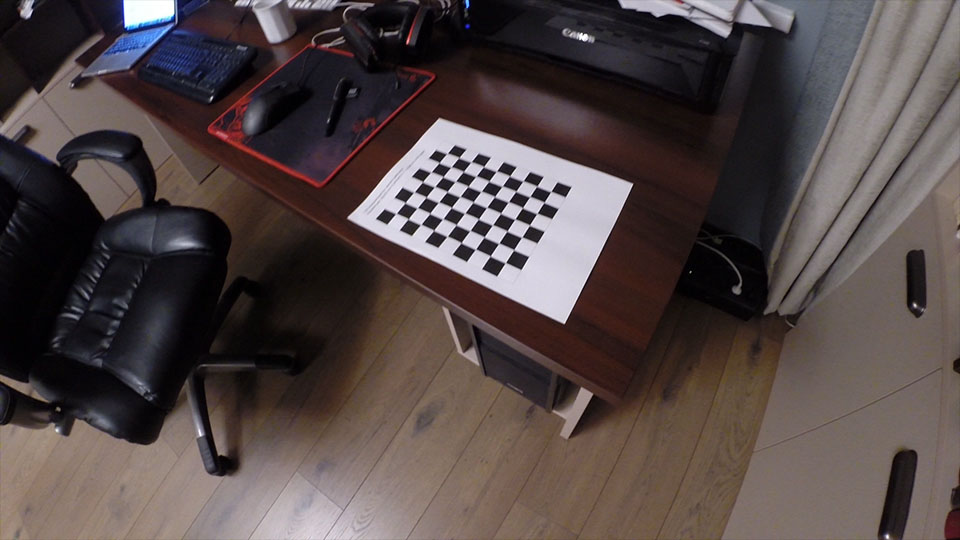
#> input picture homeworks/HW5/GOPR01170000.jpg, 960 x 540 px
$ jupyter execute fifthHW.ipynb
#> lines starting #> are read from the running program, lines starting #| are printed output that depends on the picture
[cell 1]
import numpy as np
from scipy.spatial.transform import Rotation as R
import cv2

17. (5 баллов) Первая камера находится в начале координат, ее оптическая ось направлена вдоль оси `z`.
Вторая камера сдвинута относительно первой на `1` в направлении оси `x`. Матрицы внутренних параметров обеих камер единичные.
Сгенерировать случайный набор точек в трехмерном пространстве с `z>0`, спроектировать их на обе камеры(`cv2.projectPoints`), по проекциям найти необходимую матрицу(`cv2.findEssentialMat`).

[cell 2]
k = np.eye(3)

rt2 = np.c_[R.from_rotvec([0,0,0]).as_matrix(), np.array([1, 0, 0])]

def gene_points():
    points = []
    for i in range(100):
        point = [np.random.choice(np.arange(100), 3),
                 np.random.choice(np.arange(100), 3),
                 np.random.choice(np.arange(start=1, stop=100), 3)
            	]
        points.append(point)
    return np.array(points, dtype=np.float64)

[cell 3]
points = gene_points().T.reshape(-1,1,3)

[cell 4]
image_points1, jac1 = cv2.projectPoints(points, np.zeros(3), np.zeros(3), np.eye(3), None)

[cell 5]
image_points2, jac2 = cv2.projectPoints(points, np.zeros(3), np.array([1, 0, 0], dtype=np.float64), np.eye(3), None)

[cell 6]
def fixing(array):
    array_temp = []
    for i in range(len(array)):
        array_temp.append(array[i][0])
    return np.array(array_temp, dtype=np.float64)

image_points1 = fixing(image_points1)
image_points2 = fixing(image_points2)

[cell 7]
pts_1_norm = cv2.undistortPoints(np.expand_dims(image_points1, axis=1), cameraMatrix=np.eye(3), distCoeffs=None)
pts_2_norm = cv2.undistortPoints(np.expand_dims(image_points2, axis=1), cameraMatrix=np.eye(3), distCoeffs=None)

E, mask = cv2.findEssentialMat(pts_1_norm, pts_2_norm, focal=1.0, pp=(0., 0.), method=cv2.RANSAC, prob=0.999, threshold=3.0)
E

18. По необходимой матрице, полученной в задаче `18`, получить позу первой камеры относительно второй.
Для этого использовать `cv2.decomposeEssentialMat`, и из получившихся `4` решений выбрать одно, используя условие, что трехмерные точки должны быть перед камерами.

[cell 8]
R1, R2, t = cv2.decomposeEssentialMat(E)

[cell 9]
t = fixing(t)

Ответ

[cell 10]
RT = np.c_[R1, t]
RT

19. (5 баллов) Найти матрицу внутренних параметров камеры изображения
 https://drive.google.com/file/d/1mC0PI9k4q_wJt9iAn6uosEVSJb9PcZIk/view?usp=sharing
 предполагая, что оптическая ось проходит строго через центр изображения, а фокусное расстояние в эквиваленте `35мм` равно `0.64` дюйма.
 Почему результат отличается от параметров, полученных методом калибрации камеры?
 https://drive.google.com/file/d/1A4H84PLy7971Xd1ErS1bRRupWk9_TCYI/view?usp=sharing

[cell 11]
img = cv2.imread('GOPR01170000.jpg')
#> img is the input picture: shape (540, 960, 3); mean B, G, R 70.5, 71.2, 82.6
gray = cv2.cvtColor(img,cv2.COLOR_BGR2GRAY)
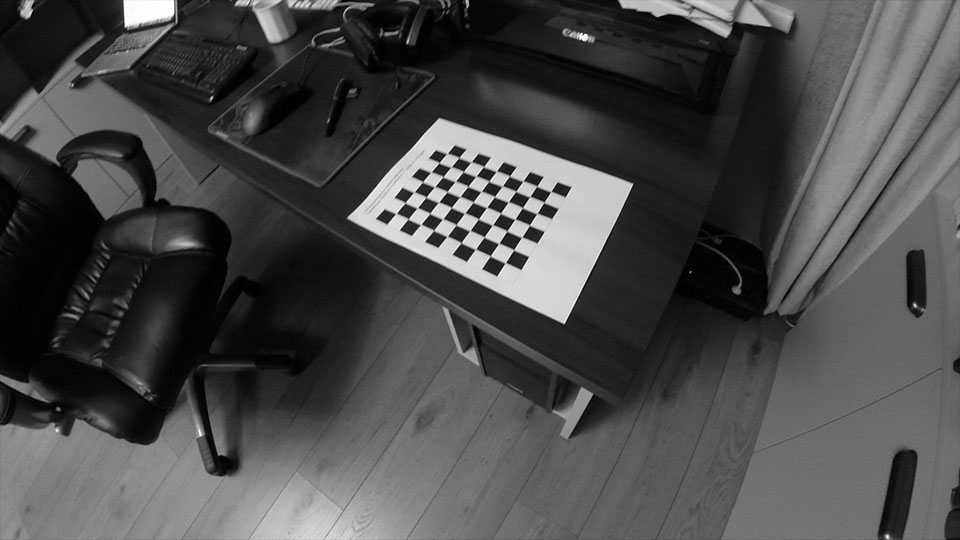
#> gray: shape (540, 960); min 0, max 255, mean 74.5
gray

[cell 12]
h,w = gray.shape
#> h = 540; w = 960
h,w
#> Out = (540, 960)
